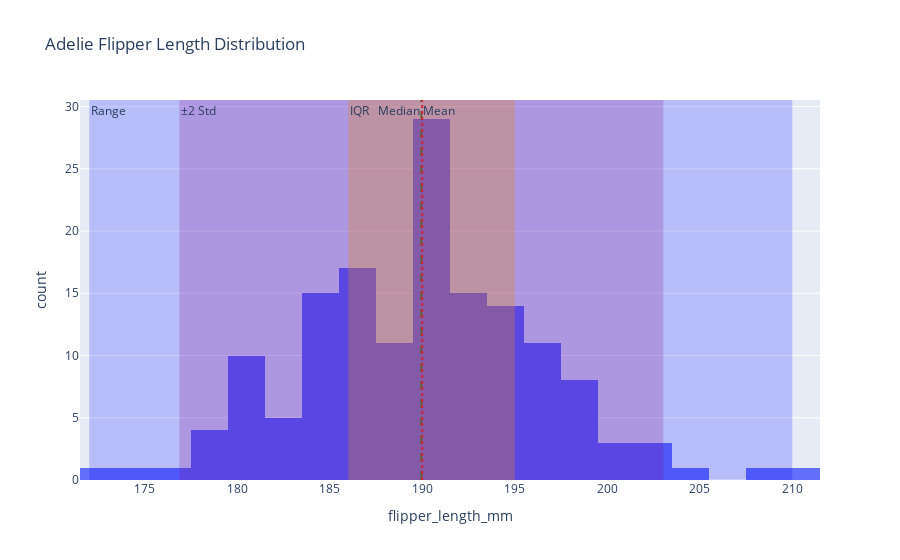
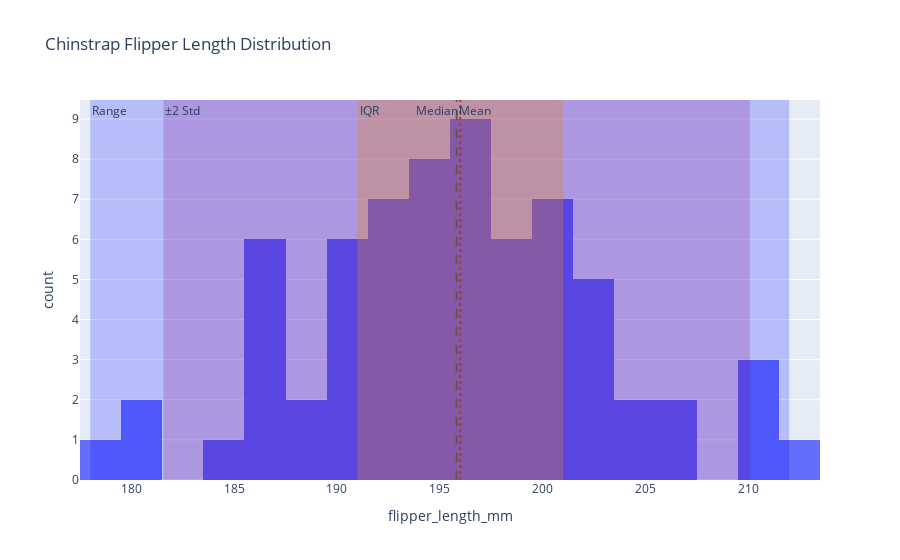
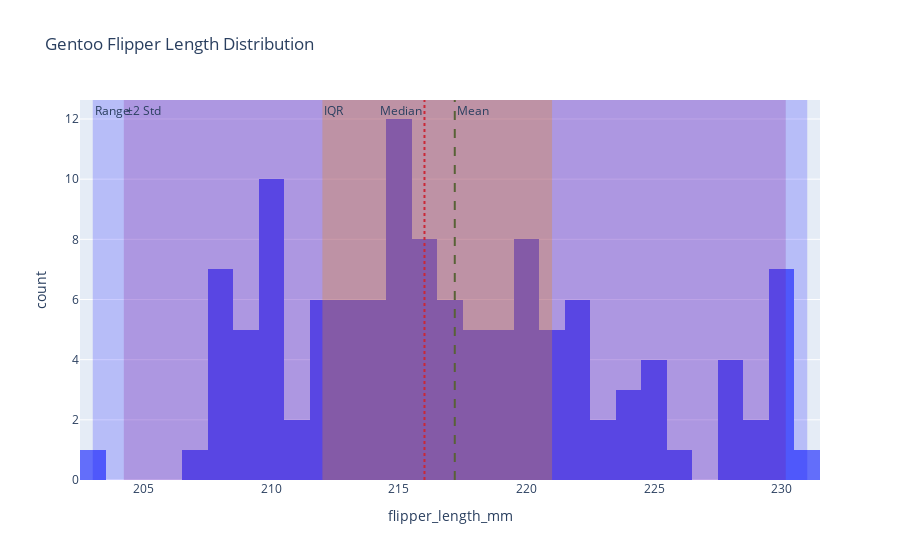

Source (notebook cell) for these figures, in order:
### Code cell
import pandas as pd
import plotly.express as px
import plotly.graph_objects as go

for species in df['species'].unique():
    
    df_species = penguins[penguins['species'] == species]
    
    mean = df_species['flipper_length_mm'].mean()
    median = df_species['flipper_length_mm'].median()
    flipper_min = df_species['flipper_length_mm'].min()
    flipper_max = df_species['flipper_length_mm'].max()
    q1 = df_species['flipper_length_mm'].quantile(0.25)
    q3 = df_species['flipper_length_mm'].quantile(0.75)
    std = df_species['flipper_length_mm'].std()

    fig = px.histogram(df_species, x='flipper_length_mm', nbins=30, title=f'{species} Flipper Length Distribution')

    fig.add_vline(x=mean, line=dict(color='green', dash='dash'), annotation_text="Mean", annotation_position="top right")
    fig.add_vline(x=median, line=dict(color='red', dash='dot'), annotation_text="Median", annotation_position="top left")

    fig.add_vrect(x0=flipper_min, x1=flipper_max, fillcolor="blue", opacity=0.2, line_width=0, annotation_text="Range", annotation_position="top left")
    fig.add_vrect(x0=q1, x1=q3, fillcolor="orange", opacity=0.3, line_width=0, annotation_text="IQR", annotation_position="top left")
    fig.add_vrect(x0=mean - 2*std, x1=mean + 2*std, fillcolor="purple", opacity=0.2, line_width=0, annotation_text="±2 Std", annotation_position="top left")
    
    fig.show()

### Figure 1 — Plotly figure (JSON) as saved in the notebook; plotly's stock layout.template omitted (floating-point values rounded to 4 significant figures; data arrays with more than 128 entries replaced by an {"elided": "..."} marker saying what was removed)
{"data": [{"alignmentgroup": "True", "bingroup": "x", "hovertemplate": "flipper_length_mm=%{x}<br>count=%{y}<extra></extra>", "legendgroup": "", "marker": {"color": "#636efa", "pattern": {"shape": ""}}, "name": "", "nbinsx": 30, "offsetgroup": "", "orientation": "v", "showlegend": false, "type": "histogram", "x": {"elided": "151 int values"}, "xaxis": "x", "yaxis": "y"}], "layout": {"annotations": [{"showarrow": false, "text": "Mean", "x": 190.0, "xanchor": "left", "xref": "x", "y": 1, "yanchor": "top", "yref": "y domain"}, {"showarrow": false, "text": "Median", "x": 190, "xanchor": "right", "xref": "x", "y": 1, "yanchor": "top", "yref": "y domain"}, {"showarrow": false, "text": "Range", "x": 172, "xanchor": "left", "xref": "x", "y": 1, "yanchor": "top", "yref": "y domain"}, {"showarrow": false, "text": "IQR", "x": 186, "xanchor": "left", "xref": "x", "y": 1, "yanchor": "top", "yref": "y domain"}, {"showarrow": false, "text": "±2 Std", "x": 176.9, "xanchor": "left", "xref": "x", "y": 1, "yanchor": "top", "yref": "y domain"}], "barmode": "relative", "legend": {"tracegroupgap": 0}, "shapes": [{"line": {"color": "green", "dash": "dash"}, "type": "line", "x0": 190.0, "x1": 190.0, "xref": "x", "y0": 0, "y1": 1, "yref": "y domain"}, {"line": {"color": "red", "dash": "dot"}, "type": "line", "x0": 190, "x1": 190, "xref": "x", "y0": 0, "y1": 1, "yref": "y domain"}, {"fillcolor": "blue", "line": {"width": 0}, "opacity": 0.2, "type": "rect", "x0": 172, "x1": 210, "xref": "x", "y0": 0, "y1": 1, "yref": "y domain"}, {"fillcolor": "orange", "line": {"width": 0}, "opacity": 0.3, "type": "rect", "x0": 186, "x1": 195, "xref": "x", "y0": 0, "y1": 1, "yref": "y domain"}, {"fillcolor": "purple", "line": {"width": 0}, "opacity": 0.2, "type": "rect", "x0": 176.9, "x1": 203.0, "xref": "x", "y0": 0, "y1": 1, "yref": "y domain"}], "title": {"text": "Adelie Flipper Length Distribution"}, "xaxis": {"anchor": "y", "domain": [0, 1], "title": {"text": "flipper_length_mm"}}, "yaxis": {"anchor": "x", "domain": [0, 1], "title": {"text": "count"}}}}

### Figure 2 — Plotly figure (JSON) as saved in the notebook; plotly's stock layout.template omitted (floating-point values rounded to 4 significant figures)
{"data": [{"alignmentgroup": "True", "bingroup": "x", "hovertemplate": "flipper_length_mm=%{x}<br>count=%{y}<extra></extra>", "legendgroup": "", "marker": {"color": "#636efa", "pattern": {"shape": ""}}, "name": "", "nbinsx": 30, "offsetgroup": "", "orientation": "v", "showlegend": false, "type": "histogram", "x": [192, 196, 193, 188, 197, 198, 178, 197, 195, 198, 193, 194, 185, 201, 190, 201, 197, 181, 190, 195, 181, 191, 187, 193, 195, 197, 200, 200, 191, 205, 187, 201, 187, 203, 195, 199, 195, 210, 192, 205, 210, 187, 196, 196, 196, 201, 190, 212, 187, 198, 199, 201, 193, 203, 187, 197, 191, 203, 202, 194, 206, 189, 195, 207, 202, 193, 210, 198], "xaxis": "x", "yaxis": "y"}], "layout": {"annotations": [{"showarrow": false, "text": "Mean", "x": 195.8, "xanchor": "left", "xref": "x", "y": 1, "yanchor": "top", "yref": "y domain"}, {"showarrow": false, "text": "Median", "x": 196, "xanchor": "right", "xref": "x", "y": 1, "yanchor": "top", "yref": "y domain"}, {"showarrow": false, "text": "Range", "x": 178, "xanchor": "left", "xref": "x", "y": 1, "yanchor": "top", "yref": "y domain"}, {"showarrow": false, "text": "IQR", "x": 191, "xanchor": "left", "xref": "x", "y": 1, "yanchor": "top", "yref": "y domain"}, {"showarrow": false, "text": "±2 Std", "x": 181.6, "xanchor": "left", "xref": "x", "y": 1, "yanchor": "top", "yref": "y domain"}], "barmode": "relative", "legend": {"tracegroupgap": 0}, "shapes": [{"line": {"color": "green", "dash": "dash"}, "type": "line", "x0": 195.8, "x1": 195.8, "xref": "x", "y0": 0, "y1": 1, "yref": "y domain"}, {"line": {"color": "red", "dash": "dot"}, "type": "line", "x0": 196, "x1": 196, "xref": "x", "y0": 0, "y1": 1, "yref": "y domain"}, {"fillcolor": "blue", "line": {"width": 0}, "opacity": 0.2, "type": "rect", "x0": 178, "x1": 212, "xref": "x", "y0": 0, "y1": 1, "yref": "y domain"}, {"fillcolor": "orange", "line": {"width": 0}, "opacity": 0.3, "type": "rect", "x0": 191, "x1": 201, "xref": "x", "y0": 0, "y1": 1, "yref": "y domain"}, {"fillcolor": "purple", "line": {"width": 0}, "opacity": 0.2, "type": "rect", "x0": 181.6, "x1": 210.1, "xref": "x", "y0": 0, "y1": 1, "yref": "y domain"}], "title": {"text": "Chinstrap Flipper Length Distribution"}, "xaxis": {"anchor": "y", "domain": [0, 1], "title": {"text": "flipper_length_mm"}}, "yaxis": {"anchor": "x", "domain": [0, 1], "title": {"text": "count"}}}}

### Figure 3 — Plotly figure (JSON) as saved in the notebook; plotly's stock layout.template omitted (floating-point values rounded to 4 significant figures)
{"data": [{"alignmentgroup": "True", "bingroup": "x", "hovertemplate": "flipper_length_mm=%{x}<br>count=%{y}<extra></extra>", "legendgroup": "", "marker": {"color": "#636efa", "pattern": {"shape": ""}}, "name": "", "nbinsx": 30, "offsetgroup": "", "orientation": "v", "showlegend": false, "type": "histogram", "x": [211, 230, 210, 218, 215, 210, 211, 219, 209, 215, 214, 216, 214, 213, 210, 217, 210, 221, 209, 222, 218, 215, 213, 215, 215, 215, 216, 215, 210, 220, 222, 209, 207, 230, 220, 220, 213, 219, 208, 208, 208, 225, 210, 216, 222, 217, 210, 225, 213, 215, 210, 220, 210, 225, 217, 220, 208, 220, 208, 224, 208, 221, 214, 231, 219, 230, 214, 229, 220, 223, 216, 221, 221, 217, 216, 230, 209, 220, 215, 223, 212, 221, 212, 224, 212, 228, 218, 218, 212, 230, 218, 228, 212, 224, 214, 226, 216, 222, 203, 225, 219, 228, 215, 228, 216, 215, 210, 219, 208, 209, 216, 229, 213, 230, 217, 230, 217, 222, 214, 215, 222, 212, 213], "xaxis": "x", "yaxis": "y"}], "layout": {"annotations": [{"showarrow": false, "text": "Mean", "x": 217.2, "xanchor": "left", "xref": "x", "y": 1, "yanchor": "top", "yref": "y domain"}, {"showarrow": false, "text": "Median", "x": 216, "xanchor": "right", "xref": "x", "y": 1, "yanchor": "top", "yref": "y domain"}, {"showarrow": false, "text": "Range", "x": 203, "xanchor": "left", "xref": "x", "y": 1, "yanchor": "top", "yref": "y domain"}, {"showarrow": false, "text": "IQR", "x": 212, "xanchor": "left", "xref": "x", "y": 1, "yanchor": "top", "yref": "y domain"}, {"showarrow": false, "text": "±2 Std", "x": 204.2, "xanchor": "left", "xref": "x", "y": 1, "yanchor": "top", "yref": "y domain"}], "barmode": "relative", "legend": {"tracegroupgap": 0}, "shapes": [{"line": {"color": "green", "dash": "dash"}, "type": "line", "x0": 217.2, "x1": 217.2, "xref": "x", "y0": 0, "y1": 1, "yref": "y domain"}, {"line": {"color": "red", "dash": "dot"}, "type": "line", "x0": 216, "x1": 216, "xref": "x", "y0": 0, "y1": 1, "yref": "y domain"}, {"fillcolor": "blue", "line": {"width": 0}, "opacity": 0.2, "type": "rect", "x0": 203, "x1": 231, "xref": "x", "y0": 0, "y1": 1, "yref": "y domain"}, {"fillcolor": "orange", "line": {"width": 0}, "opacity": 0.3, "type": "rect", "x0": 212, "x1": 221, "xref": "x", "y0": 0, "y1": 1, "yref": "y domain"}, {"fillcolor": "purple", "line": {"width": 0}, "opacity": 0.2, "type": "rect", "x0": 204.2, "x1": 230.2, "xref": "x", "y0": 0, "y1": 1, "yref": "y domain"}], "title": {"text": "Gentoo Flipper Length Distribution"}, "xaxis": {"anchor": "y", "domain": [0, 1], "title": {"text": "flipper_length_mm"}}, "yaxis": {"anchor": "x", "domain": [0, 1], "title": {"text": "count"}}}}
